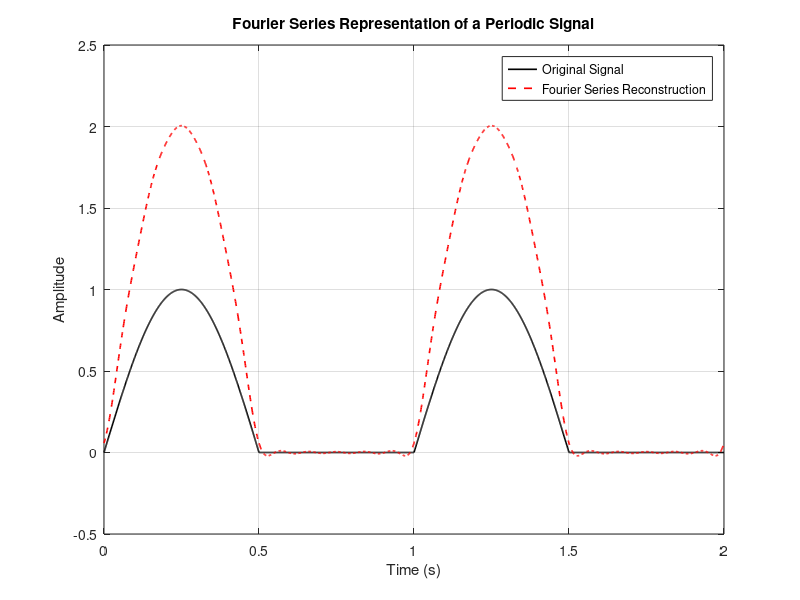

This chart was generated by the following MATLAB code:
clc; clear; close all;
%% 5(i) Analysis of Fourier Series Representation of Continuous-Time Periodic Signals
 figure;
% Fourier Series Representation of a Periodic Signal 
 A = 1; 
 f0 = 1; 
 T = 1/f0;
 t = linspace(0, 2*T, 2000);
% Half-wave rectified sinusoidal signal
 x = A*sin(2*pi*f0*t);
 x(x < 0) = 0; 
 N = 10;
 a0 = (2/T)*trapz(t, x)/2;
an = zeros(1,N); 
 bn = zeros(1,N);
 for k = 1:N
 an(k) = (2/T)*trapz(t, x.*cos(2*pi*k*f0*t));
 bn(k) = (2/T)*trapz(t, x.*sin(2*pi*k*f0*t));
 end 
 xFS = a0*ones(size(t));
 for k = 1:N
 xFS = xFS + an(k)*cos(2*pi*k*f0*t) ...
     + bn(k)*sin(2*pi*k*f0*t); 
 end
 plot(t,x,'k','LineWidth',1.2); hold on;
 plot(t,xFS,'r--','LineWidth',1.2);
 grid on; xlabel('Time (s)'); ylabel('Amplitude'); 
 title('Fourier Series Representation of a Periodic Signal'); 
 legend('Original Signal','Fourier Series Reconstruction');
